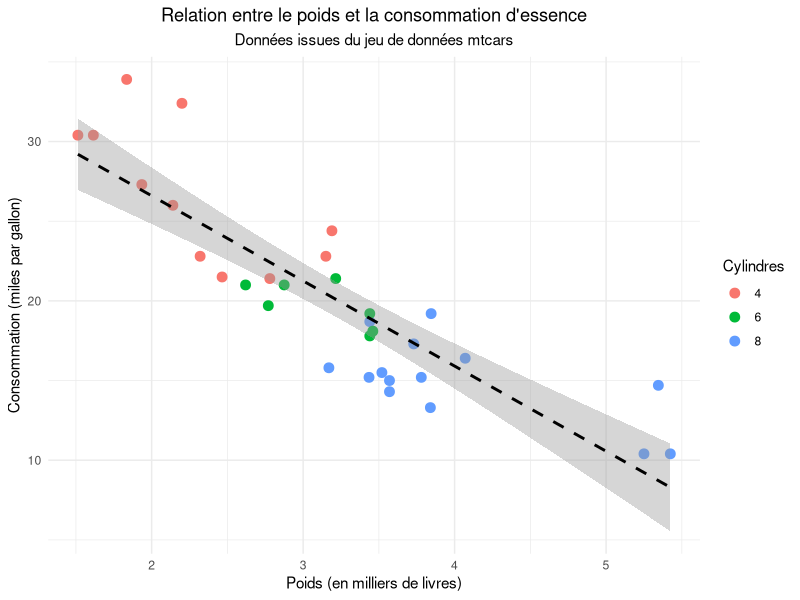
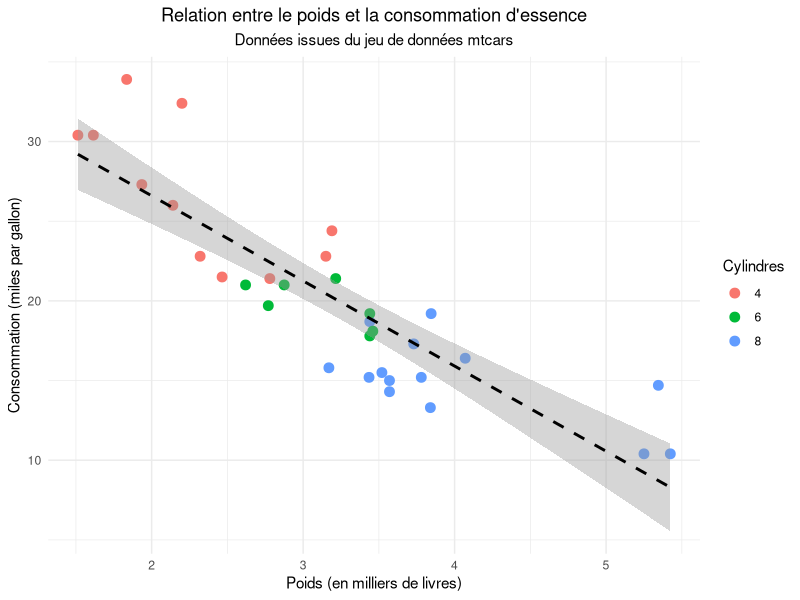

R code for these plots, in order:
library(ggplot2)

# Utilisation du jeu de données mtcars
data("mtcars")

# Création d'un graphique en nuage de points avec une régression linéaire
p <- ggplot(mtcars, aes(x=wt, y=mpg)) +
  geom_point(aes(color=factor(cyl)), size=3) +  # Nuage de points coloré par le nombre de cylindres
  geom_smooth(method="lm", se=TRUE, color="black", linetype="dashed") +  # Régression linéaire avec intervalle de confiance
  labs(title="Relation entre le poids et la consommation d'essence",
       subtitle="Données issues du jeu de données mtcars",
       x="Poids (en milliers de livres)",
       y="Consommation (miles par gallon)",
       color="Cylindres") +
  theme_minimal() +  # Thème minimaliste
  theme(plot.title=element_text(hjust=0.5),
        plot.subtitle=element_text(hjust=0.5))

# Affichage du graphique
print(p)

# Sauvegarde du graphique dans un fichier PNG
ggsave("visualization.png", plot = p, width = 8, height = 6)
